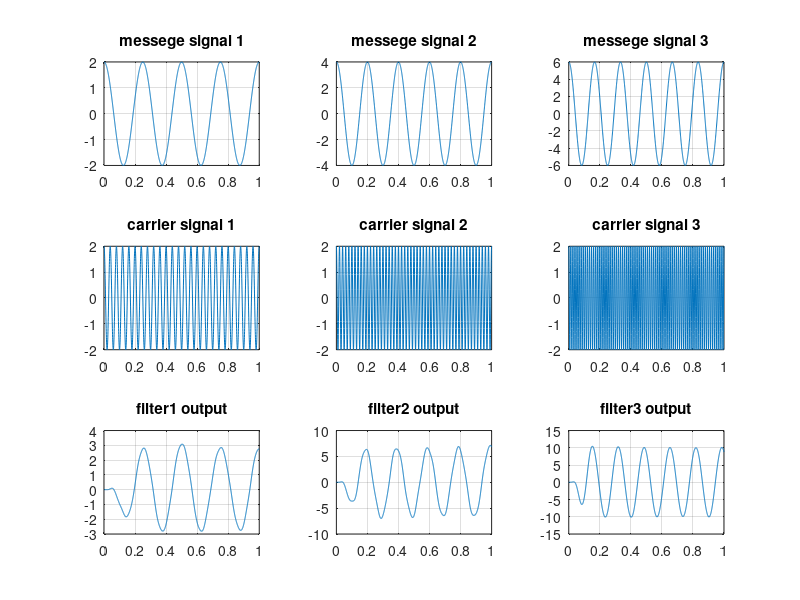

MATLAB code for this plot:
fs=2000;
fm1=4;
fm2=5;
fm3=6;
fcm1=25;
fcm2=50;
fcm3=75;

tiv=1/fs;
t=0:tiv:1;
A=2;
mu=0;
sigma=10;
m1=A*cos(2*pi*fm1*t);
sound(m1,fs);
pause(5);
len=length(m1);
y=lognpdf(mu,sigma);
m1=m1+y';

m2=2*A*cos(2*pi*fm2*t);
m3=3*A*cos(2*pi*fm3*t);

c1=A*cos(2*pi*fcm1*t);
c2=A*cos(2*pi*fcm2*t);
c3=A*cos(2*pi*fcm3*t);

x=m1.*c1+m2.*c2+m3.*c3;
x=awgn(x,.02);%adding awgn in channel

[num1,den1]=butter(5,[.5*(fcm1-fm1),fcm1+fm1]*4/fs);
[num2,den2]=butter(5,[.5*(fcm2-fm2),fcm2+fm2]*4/fs);
[num3,den3]=butter(5,[.5*(fcm3-fm3),fcm3+fm3]*4/fs);


filtr1=filter(num1,den1,x);
filtr2=filter(num2,den2,x);
filtr3=filter(num3,den3,x);

lp1=filtr1.*c1;
lp2=filtr2.*c2;
lp3=filtr3.*c3;

[num11,den11]=butter(5,4*fm1/fs);
[num22,den22]=butter(5,4*fm2/fs);
[num33,den33]=butter(5,4*fm3/fs);

lpf_out1=filter(num11,den11,lp1);
lpf_out2=filter(num22,den22,lp2);
lpf_out3=filter(num33,den33,lp3);

subplot(3,3,1);
plot(t,m1);
title('messege signal 1');
grid on;

subplot(3,3,2);
plot(t,m2);title('messege signal 2');
grid on;

subplot(3,3,3);
plot(t,m3);title('messege signal 3');
grid on;

subplot(3,3,4);
plot(t,c1);title('carrier signal 1');
grid on;

subplot(3,3,5);
plot(t,c2);title('carrier signal 2');
grid on;

subplot(3,3,6);
plot(t,c3);title('carrier signal 3');
grid on;

subplot(3,3,7);
plot(t,lpf_out1);title('filter1 output');
grid on;

subplot(3,3,8);
plot(t,lpf_out2);title('filter2 output');
grid on;

subplot(3,3,9);
plot(t,lpf_out3);title('filter3 output');
grid on;

sound(m1,fs);
pause(2);
sound(lpf_out1,fs);



